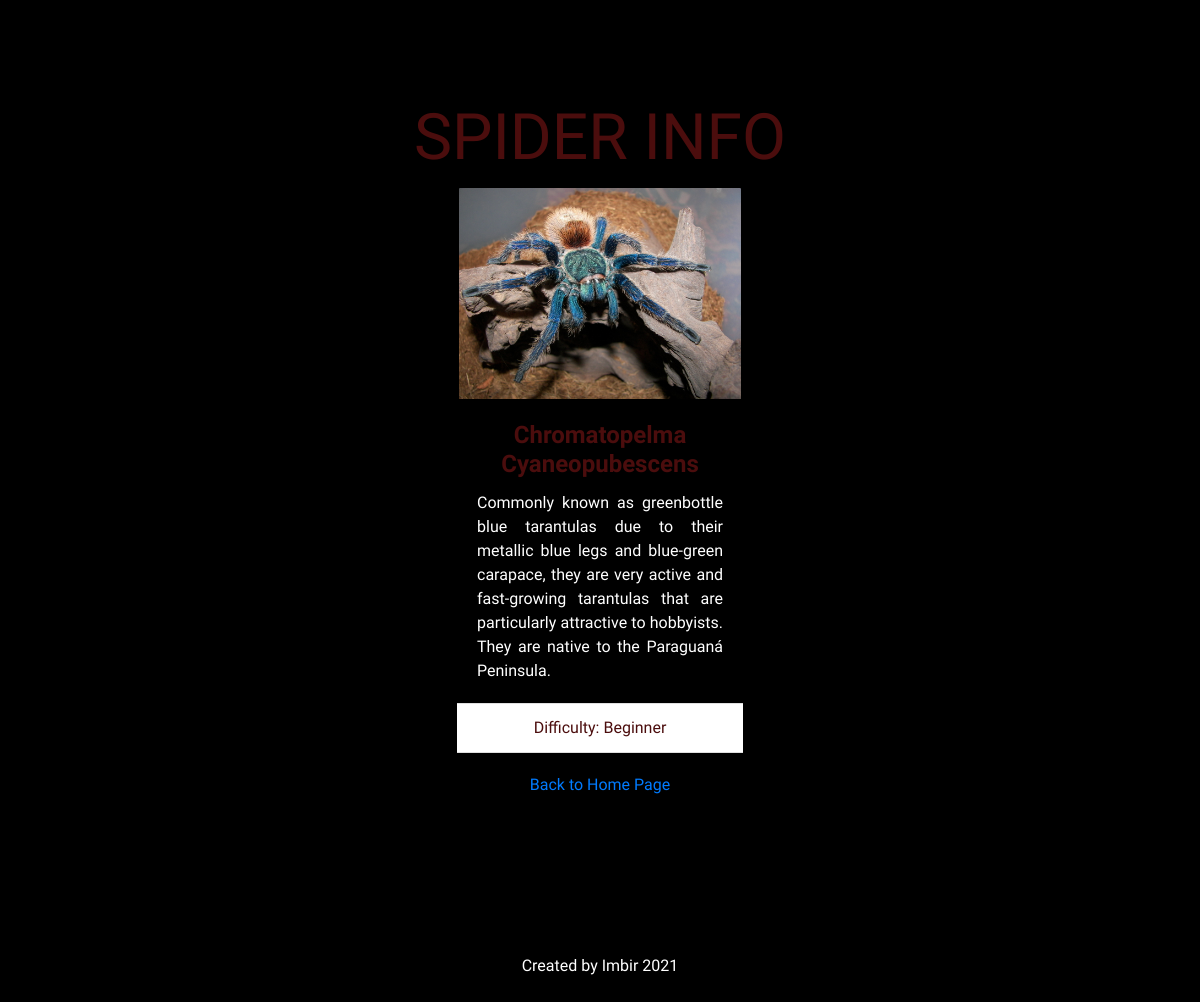
The app's page /spider/2/ with its own data.
### spiders/models.py (models this page shows, shortened)
class Spider(models.Model):
    spider_image = models.ImageField(default='default.jpg', upload_to='spiders_pics')
    name = models.CharField(max_length=200)
    info = models.TextField(default='')
    difficulty = models.CharField(max_length=200)

### spiders/views.py (the view)
# urls.py: path('spider/<int:spider_id>/', views.specie, name='detail')
def specie(request, spider_id):
    spider_type = get_object_or_404(Spider, pk=spider_id)
    return render(request, 'spiders/spider.html', {'spider':spider_type})

### spiders/templates/spiders/spider.html
{% extends "spiders/base.html" %}
{% block content %}
<div class= "about-spider">
<h2 class="spider-h2" style="text-align:center; color: rrgb(75, 13, 13)"> SPIDER INFO </h2>
<div class="card" style="width: 18rem;">
    <img class="card-img-top blur-img" src='{{ spider.spider_image.url }}' alt="Card image cap">
    <div class="card-body">
      <h5 class="card-title"><strong>{{ spider.name }}</strong></h5>
      <p class="card-text">{{ spider.info }}</p>
    </div>
    <ul class="list-group list-group-flush">
      <li class="list-group-item">Difficulty: {{ spider.difficulty }}</li>
    </ul>
    <div class="card-body">
      <a href="{% url 'species:spiders-home'%}" class="card-link">Back to Home Page</a>
    </div>
  </div>
</div>
{% endblock content %}

### spiders/static/spiders/style.css (style rules this page uses)
body { background-color: black; color: white; font-family: 'Special Elite', cursive; }
.about-spider { padding-top: 100px; text-align: center; }
.card-img-top { border: 2px solid #000; box-shadow: 0 0 8px 2px rgba(0, 0, 0, 0.8); }
.spider-h2 { color: rgb(75, 13, 13); font-size: 4rem; }
.card { color: rgb(75, 13, 13); left: 50%; transform: translateX(-50%); background-color: black; padding-bottom: 100px }
.card-title { font-size: 1.5rem }
p.card-text { color: white; text-align: justify }

### records on screen
Spider: spider_image (picture), name "Chromatopelma Cyaneopubescens", info "Commonly known as greenbottle blue tarantulas due to their metallic blue legs and blue-green carapace, they are very active and fast-growing tarantulas that are particularly attractive to hobbyists. They are native to the Paraguaná Peninsula.", difficulty "Beginner"
